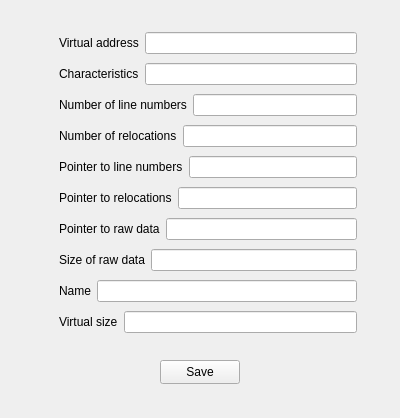
<?xml version="1.0" encoding="UTF-8"?>
<ui version="4.0">
 <class>SectionEditor</class>
 <widget class="QWidget" name="SectionEditor">
  <property name="geometry">
   <rect>
    <x>0</x>
    <y>0</y>
    <width>400</width>
    <height>418</height>
   </rect>
  </property>
  <property name="windowTitle">
   <string>SectionEditor</string>
  </property>
  <widget class="QWidget" name="verticalLayoutWidget">
   <property name="geometry">
    <rect>
     <x>59</x>
     <y>29</y>
     <width>298</width>
     <height>316</height>
    </rect>
   </property>
   <layout class="QVBoxLayout" name="verticalLayout">
    <item>
     <layout class="QHBoxLayout" name="horizontalLayout_11">
      <item>
       <widget class="QLabel" name="vaLabel">
        <property name="text">
         <string>Virtual address</string>
        </property>
       </widget>
      </item>
      <item>
       <widget class="QLineEdit" name="vaEdit"/>
      </item>
     </layout>
    </item>
    <item>
     <layout class="QHBoxLayout" name="horizontalLayout_10">
      <item>
       <widget class="QLabel" name="charsLabel">
        <property name="text">
         <string>Characteristics</string>
        </property>
       </widget>
      </item>
      <item>
       <widget class="QLineEdit" name="charsEdit"/>
      </item>
     </layout>
    </item>
    <item>
     <layout class="QHBoxLayout" name="horizontalLayout_9">
      <item>
       <widget class="QLabel" name="noLinenumbersLabel">
        <property name="text">
         <string>Number of line numbers</string>
        </property>
       </widget>
      </item>
      <item>
       <widget class="QLineEdit" name="noLinenumbersEdit"/>
      </item>
     </layout>
    </item>
    <item>
     <layout class="QHBoxLayout" name="horizontalLayout_8">
      <item>
       <widget class="QLabel" name="noRelocsLabel">
        <property name="text">
         <string>Number of relocations</string>
        </property>
       </widget>
      </item>
      <item>
       <widget class="QLineEdit" name="noRelocsEdit"/>
      </item>
     </layout>
    </item>
    <item>
     <layout class="QHBoxLayout" name="horizontalLayout_7">
      <item>
       <widget class="QLabel" name="ptrToLinenumsLabel">
        <property name="text">
         <string>Pointer to line numbers</string>
        </property>
       </widget>
      </item>
      <item>
       <widget class="QLineEdit" name="ptrToLinenumsEdit"/>
      </item>
     </layout>
    </item>
    <item>
     <layout class="QHBoxLayout" name="horizontalLayout_6">
      <item>
       <widget class="QLabel" name="ptrToRelocsLabel">
        <property name="text">
         <string>Pointer to relocations</string>
        </property>
       </widget>
      </item>
      <item>
       <widget class="QLineEdit" name="ptrToRelocsEdit"/>
      </item>
     </layout>
    </item>
    <item>
     <layout class="QHBoxLayout" name="horizontalLayout_4">
      <item>
       <widget class="QLabel" name="ptrToRawDataLabel">
        <property name="text">
         <string>Pointer to raw data</string>
        </property>
       </widget>
      </item>
      <item>
       <widget class="QLineEdit" name="ptrToRawDataEdit"/>
      </item>
     </layout>
    </item>
    <item>
     <layout class="QHBoxLayout" name="horizontalLayout_3">
      <item>
       <widget class="QLabel" name="sizeOfRawDataLabel">
        <property name="text">
         <string>Size of raw data</string>
        </property>
       </widget>
      </item>
      <item>
       <widget class="QLineEdit" name="sizeOfRawDataEdit"/>
      </item>
     </layout>
    </item>
    <item>
     <layout class="QHBoxLayout" name="horizontalLayout">
      <item>
       <widget class="QLabel" name="nameLabel">
        <property name="text">
         <string>Name</string>
        </property>
       </widget>
      </item>
      <item>
       <widget class="QLineEdit" name="nameEdit"/>
      </item>
     </layout>
    </item>
    <item>
     <layout class="QHBoxLayout" name="horizontalLayout_2">
      <item>
       <widget class="QLabel" name="vSizeLabel">
        <property name="text">
         <string>Virtual size</string>
        </property>
       </widget>
      </item>
      <item>
       <widget class="QLineEdit" name="vSizeEdit"/>
      </item>
     </layout>
    </item>
   </layout>
  </widget>
  <widget class="QPushButton" name="saveButton">
   <property name="geometry">
    <rect>
     <x>160</x>
     <y>360</y>
     <width>80</width>
     <height>24</height>
    </rect>
   </property>
   <property name="text">
    <string>Save</string>
   </property>
  </widget>
 </widget>
 <resources/>
 <connections/>
</ui>
